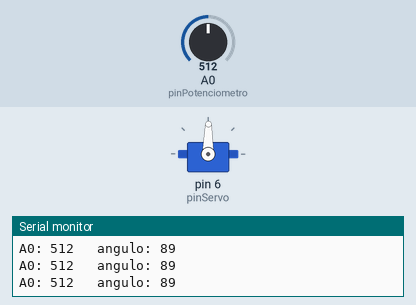
Simulated run of this sketch. Board: Arduino Uno, built with avr-gcc and run on an emulated ATmega328P. Shown: servo, the last lines printed to the serial monitor. The test bench sets the inputs (shaded band); at power-on: A0 (pinPotenciometro) = 512.

Above: at 1.2 s.
1.3 s: A0 (pinPotenciometro) set to 554
At 2.5 s:
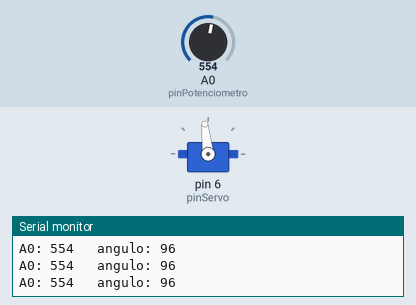
2.8 s: A0 (pinPotenciometro) set to 587
At 4.0 s:
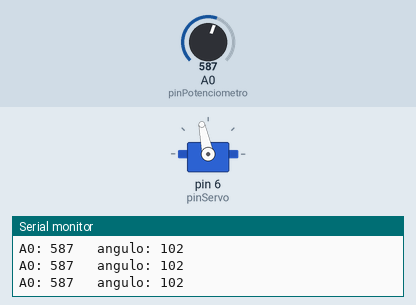
4.3 s: A0 (pinPotenciometro) set to 306
At 5.4 s:
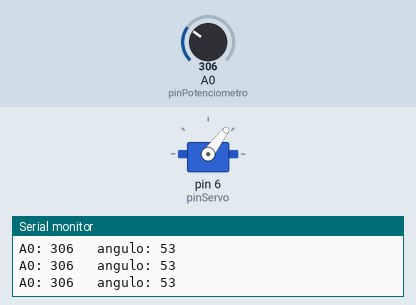
5.8 s: A0 (pinPotenciometro) set to 716
At 6.1 s:
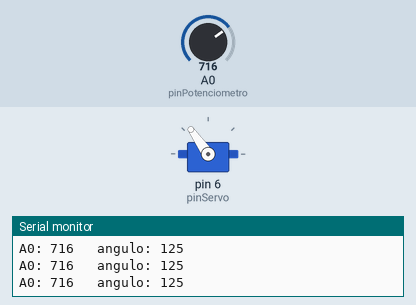
7.3 s: A0 (pinPotenciometro) set to 122
At 8.5 s:
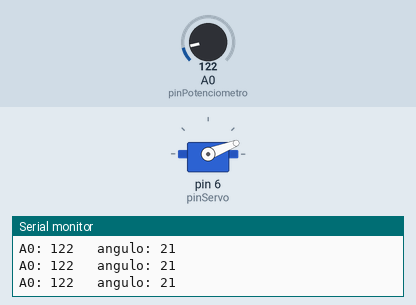
8.8 s: A0 (pinPotenciometro) set to 108
At 9.3 s:
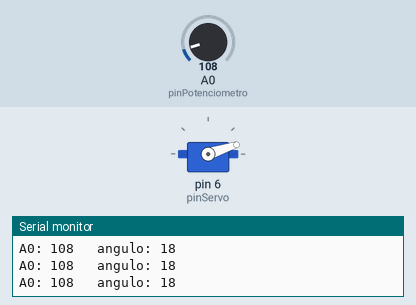
10.3 s: A0 (pinPotenciometro) set to 92
Timing chart, 0 to 13.3 s (numbered marks = the images above; inputs shaded):
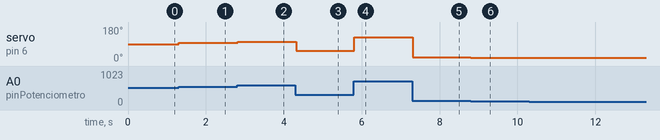

The sketch:

micro_servo.ino
```cpp
// micro servo TowerPro

#include <Servo.h>

#define pinServo 6
#define pinPotenciometro A0

Servo myservo;

int lido;
byte angulo;


void setup()
{
  myservo.attach (pinServo);
  Serial.begin (9600);
}

void loop()
{
  lido = analogRead (pinPotenciometro);
  angulo = map (lido, 0, 1023, 0, 179);

  myservo.write (angulo);

  Serial.print ("A0: ");
  Serial.print (lido);
  Serial.print ("   angulo: ");
  Serial.println (angulo);


}
```

Measured:
- after the input at 1.3 s, servo on pin 6 (pinServo): 89° → 96° at once
- after the input at 2.8 s, servo on pin 6 (pinServo): 96° → 102° at once
- after the input at 4.3 s, servo on pin 6 (pinServo): 102° → 53° at once
- after the input at 5.8 s, servo on pin 6 (pinServo): 53° → 125° at once
- after the input at 7.3 s, servo on pin 6 (pinServo): 125° → 21° at once
- after the input at 8.8 s, servo on pin 6 (pinServo): 21° → 18° at once
- after the input at 10.3 s, servo on pin 6 (pinServo): 18° → 16° at once
